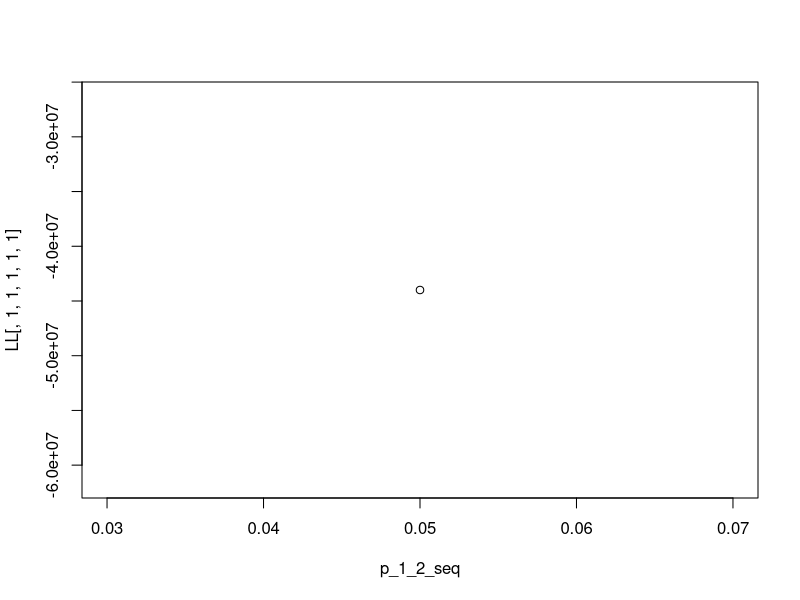
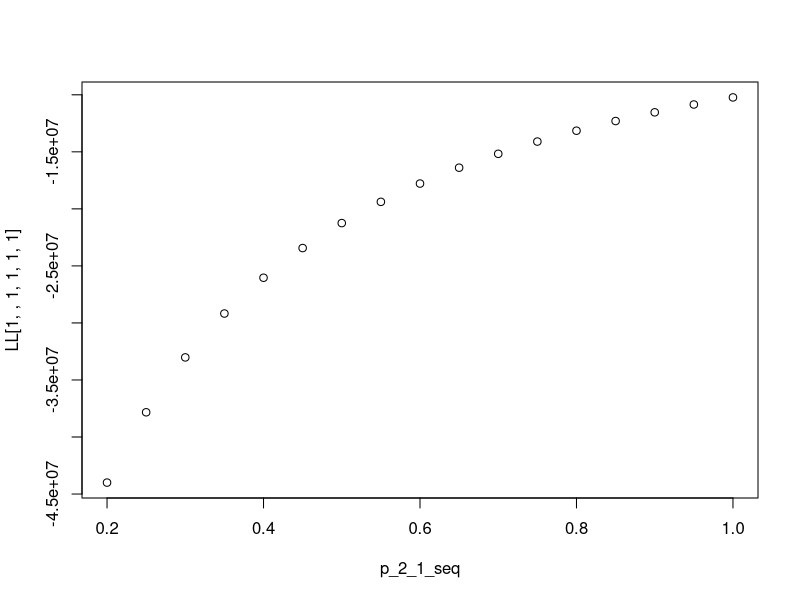
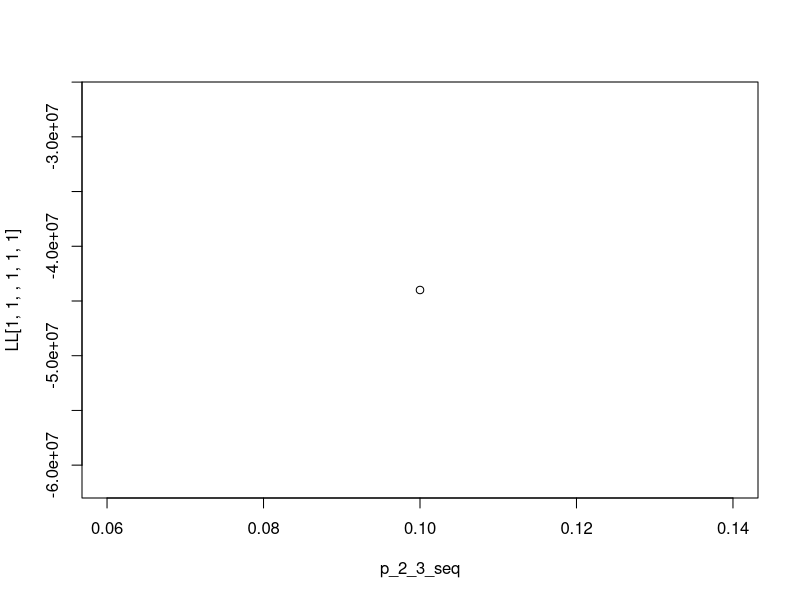
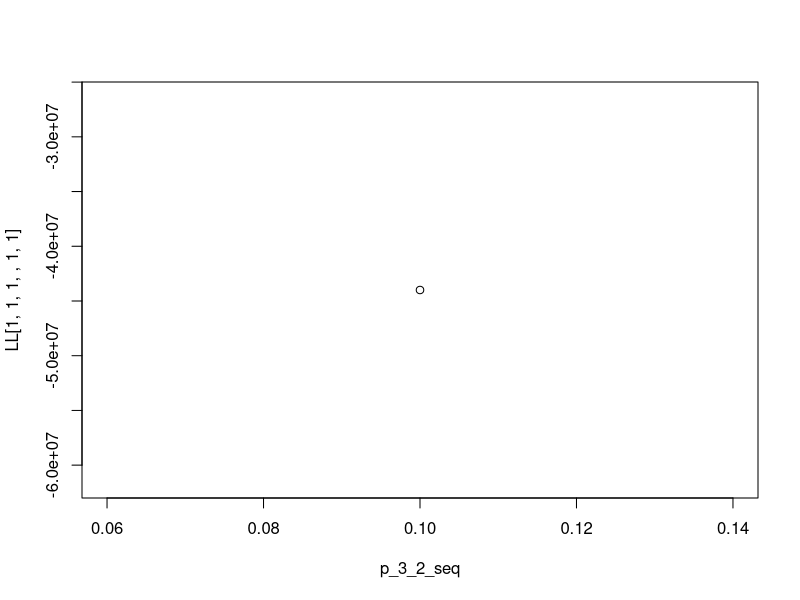
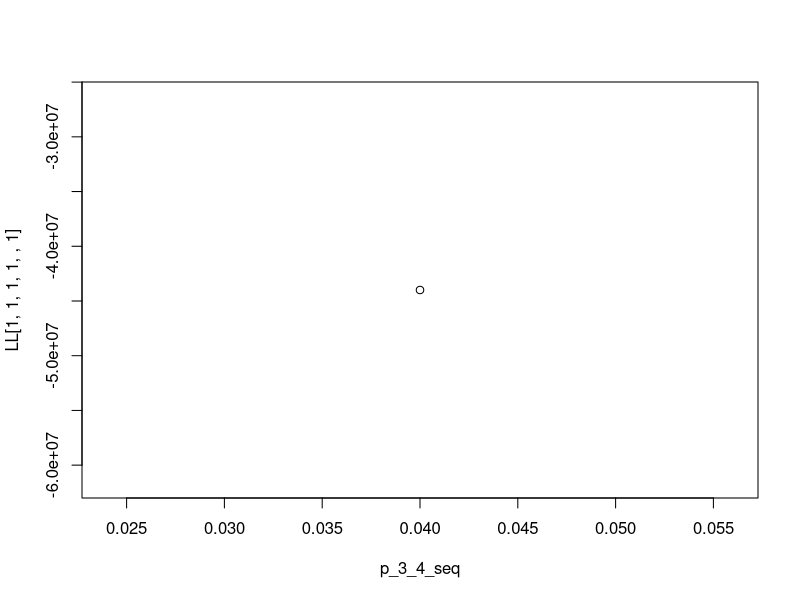
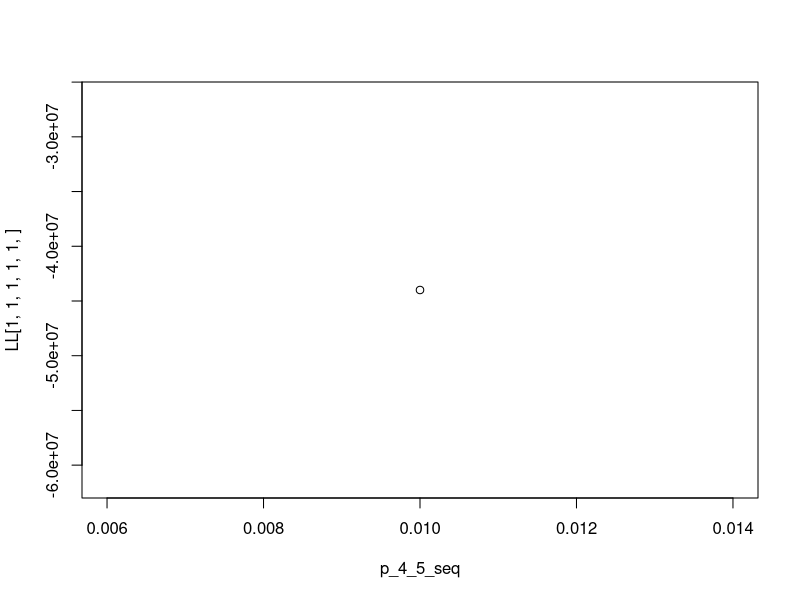

Recreate these plots in R, in order.
### MARKOV MODEL HPV DRAFT
## Gwen Oliver
## Jan 7, 2021

### This model is for the undetected compartments ONLY

### Profile likelihood estimation

# Profile likelihood estimation function
profile <- function(p_1_2,p_2_1,p_2_3,p_3_2,p_3_4,p_4_5){

  # Starting parameters
  t = 1000
  N.states = 5
  Pop_size = 154566548 
  
  # aging into cohort
  p_age_in <- 1/20
  p_age_out <- p_age_in
  # Dying
  p_die <- 0.01
  
  # Create years label
  prefix = "Year"
  suffix = seq(1:t)
  years = paste(prefix, suffix, sep=" ")
  
  # Create empty array
  mat1 = matrix(NA, t, N.states, dimnames=list(years, c("Normal","LSIL","HSIL","Cancer","Cancer Death")))
  
  # Assign starting prevalence of each state
  prev1 = 0.8
  prev2 = 0.1
  prev3 = 0.1
  prev4 = 0
  prev5 = 0
  
  set.seed(123)
  
  # Assign starting states
  mat1[1,] <- rmultinom(1, Pop_size, prob=c(prev1,prev2,prev3,prev4,prev5)) 

  # Run model
  for(i in 2:t){
    # Normal
    mat1[i,1] <- (mat1[(i-1),1]) +  
      (Pop_size*p_age_in) +   
      (mat1[(i-1),2])*p_2_1 -   
      (mat1[(i-1),1])*p_1_2 - 
      (mat1[(i-1),1])*p_age_out - 
      (mat1[(i-1),1])*p_die
    # LSIL  
    mat1[i,2] <-   (mat1[(i-1),2]) + 
      (mat1[(i-1),1])*p_1_2 +
      (mat1[(i-1),3])*p_3_2 - 
      (mat1[(i-1),2])*p_2_1 - 
      (mat1[(i-1),2])*p_2_3 - 
      (mat1[(i-1),2])*p_age_out -
      (mat1[(i-1),2])*p_die
    # HSIL  
    mat1[i,3] <-   (mat1[(i-1),3]) + 
      (mat1[(i-1),2])*p_2_3 -   
      (mat1[(i-1),3])*p_3_2 - 
      (mat1[(i-1),3])*p_3_4 - 
      (mat1[(i-1),3])*p_age_out -
      (mat1[(i-1),3])*p_die
    # Cancer
    mat1[i,4] <- (mat1[(i-1),4]) +
      (mat1[(i-1),3])*p_3_4 -   
      (mat1[(i-1),4])*p_4_5 - 
      (mat1[(i-1),4])*p_age_out -
      (mat1[(i-1),4])*p_die
    # Cancer deaths
    mat1[i,5] <-
      (mat1[(i-1),4])*p_4_5        #progress from cancer
  
  }

  mat1 <- round(mat1,0)
  
  # Vector of HSIL, cancer, and cancer death at steady state for iteration
  result <- c(mat1[1000,3],mat1[1000,4],mat1[1000,5])
  
  # Log likelihood of result vs predicted
  LL <- sum(dpois(result, c(216000,11778,3663), log=TRUE))
  
  output <- list("Results"=result, "LL"=LL)
  
  return(output)
  
}


################### Run function with many inputs #######################

#p_1_2_seq=seq(0.05,0.5,0.05) # Normal > LSIL
#p_2_1_seq=seq(0.4,0.7,0.05) # LSIL > normal
p_2_1_seq=seq(0.2,1,0.05) # LSIL > normal
#p_2_3_seq=seq(0.1,0.3,0.05) # LSIL > HSIL
#p_3_2_seq=seq(0.1,0.4,0.05) # HSIL > LSIL
#p_3_4_seq=seq(0.04,0.4,0.05) # HSIL > Cancer
#p_4_5_seq=seq(0.01,0.5,0.05) # Cancer > cancer death

p_1_2_seq=0.05
p_2_3_seq=0.1 # LSIL > HSIL
p_3_2_seq=0.1 # HSIL > LSIL
p_3_4_seq=0.04 # HSIL > Cancer
p_4_5_seq=0.01 # Cancer > cancer death


# Empty vector for function output
LL <- array(NA, dim=c(length(p_1_2_seq),length(p_2_1_seq),length(p_2_3_seq),length(p_3_2_seq),length(p_3_4_seq),length(p_4_5_seq)))

Results <- array(NA, dim=c(3,length(p_1_2_seq),length(p_2_1_seq),length(p_2_3_seq),length(p_3_2_seq),length(p_3_4_seq),length(p_4_5_seq)))

# Time start
ptm <- proc.time()
# Run for loop
for(i in 1:length(p_1_2_seq)){
  for(j in 1:length(p_2_1_seq)){
    for(k in 1:length(p_2_3_seq)){
      for(l in 1:length(p_3_2_seq)){
        for(m in 1:length(p_3_4_seq)){
          for(n in 1:length(p_4_5_seq)){
            LL[i,j,k,l,l,n] <- profile(p_1_2=p_1_2_seq[i],p_2_1=p_2_1_seq[j],p_2_3=p_2_3_seq[k],p_3_2=p_3_2_seq[l],p_3_4=p_3_4_seq[m],p_4_5=p_4_5_seq[n])$LL
            Results[,i,j,k,l,l,n] <- profile(p_1_2=p_1_2_seq[i],p_2_1=p_2_1_seq[j],p_2_3=p_2_3_seq[k],p_3_2=p_3_2_seq[l],p_3_4=p_3_4_seq[m],p_4_5=p_4_5_seq[n])$Results

          }
        }
      }
    }
  }
}
#Time end
proc.time() - ptm

# Plot results
plot(p_1_2_seq, LL[,1,1,1,1,1])
plot(p_2_1_seq, LL[1,,1,1,1,1])
plot(p_2_3_seq, LL[1,1,,1,1,1])
plot(p_3_2_seq, LL[1,1,1,,1,1])
plot(p_3_4_seq, LL[1,1,1,1,,1])
plot(p_4_5_seq, LL[1,1,1,1,1,])

# Identify maximum
which(LL==max(LL))


# 



